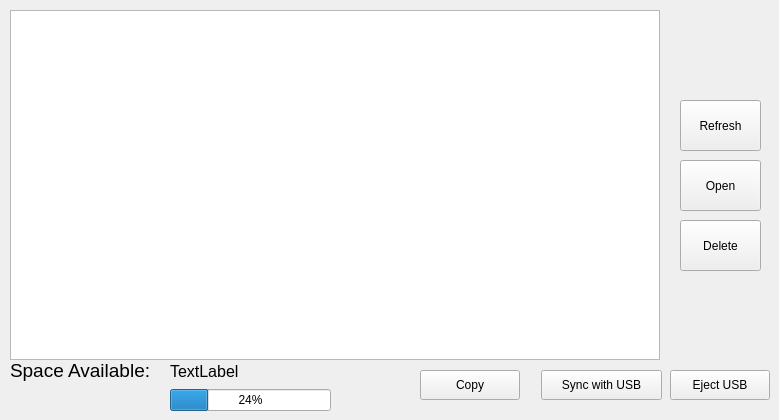
    <widget class="QWidget" name="tab_4">
     <attribute name="title">
      <string>Results</string>
     </attribute>
     <widget class="QTreeView" name="treeView">
      <property name="geometry">
       <rect>
        <x>10</x>
        <y>10</y>
        <width>650</width>
        <height>350</height>
       </rect>
      </property>
      <property name="font">
       <font>
        <pointsize>15</pointsize>
       </font>
      </property>
      <property name="autoScrollMargin">
       <number>10</number>
      </property>
      <property name="editTriggers">
       <set>QAbstractItemView::DoubleClicked</set>
      </property>
      <property name="showDropIndicator" stdset="0">
       <bool>true</bool>
      </property>
      <property name="defaultDropAction">
       <enum>Qt::ActionMask</enum>
      </property>
      <property name="selectionMode">
       <enum>QAbstractItemView::SingleSelection</enum>
      </property>
      <property name="textElideMode">
       <enum>Qt::ElideRight</enum>
      </property>
     </widget>
     <widget class="QPushButton" name="delete_button">
      <property name="geometry">
       <rect>
        <x>680</x>
        <y>220</y>
        <width>81</width>
        <height>51</height>
       </rect>
      </property>
      <property name="text">
       <string>Delete</string>
      </property>
     </widget>
     <widget class="QPushButton" name="open_button">
      <property name="geometry">
       <rect>
        <x>680</x>
        <y>160</y>
        <width>81</width>
        <height>51</height>
       </rect>
      </property>
      <property name="text">
       <string>Open</string>
      </property>
     </widget>
     <widget class="QPushButton" name="pushButton_78">
      <property name="geometry">
       <rect>
        <x>680</x>
        <y>100</y>
        <width>81</width>
        <height>51</height>
       </rect>
      </property>
      <property name="text">
       <string>Refresh</string>
      </property>
     </widget>
     <widget class="QPushButton" name="pushButton_81">
      <property name="geometry">
       <rect>
        <x>541</x>
        <y>370</y>
        <width>121</width>
        <height>30</height>
       </rect>
      </property>
      <property name="text">
       <string>Sync with USB</string>
      </property>
     </widget>
     <widget class="QPushButton" name="pushButton_82">
      <property name="geometry">
       <rect>
        <x>420</x>
        <y>370</y>
        <width>100</width>
        <height>30</height>
       </rect>
      </property>
      <property name="text">
       <string>Copy</string>
      </property>
     </widget>
     <widget class="QLabel" name="label_133">
      <property name="geometry">
       <rect>
        <x>10</x>
        <y>360</y>
        <width>151</width>
        <height>21</height>
       </rect>
      </property>
      <property name="font">
       <font>
        <pointsize>14</pointsize>
        <weight>50</weight>
        <italic>false</italic>
        <bold>false</bold>
       </font>
      </property>
      <property name="text">
       <string>Space Available:</string>
      </property>
     </widget>
     <widget class="QWidget" name="layoutWidget">
      <property name="geometry">
       <rect>
        <x>170</x>
        <y>360</y>
        <width>161</width>
        <height>51</height>
       </rect>
      </property>
      <layout class="QVBoxLayout" name="verticalLayout">
       <item>
        <widget class="QLabel" name="label_134">
         <property name="font">
          <font>
           <pointsize>12</pointsize>
          </font>
         </property>
         <property name="text">
          <string>TextLabel</string>
         </property>
        </widget>
       </item>
       <item>
        <widget class="QProgressBar" name="progressBar">
         <property name="value">
          <number>24</number>
         </property>
        </widget>
       </item>
      </layout>
     </widget>
     <widget class="QPushButton" name="pushButton_77">
      <property name="geometry">
       <rect>
        <x>670</x>
        <y>370</y>
        <width>100</width>
        <height>30</height>
       </rect>
      </property>
      <property name="text">
       <string>Eject USB</string>
      </property>
     </widget>
    </widget>
